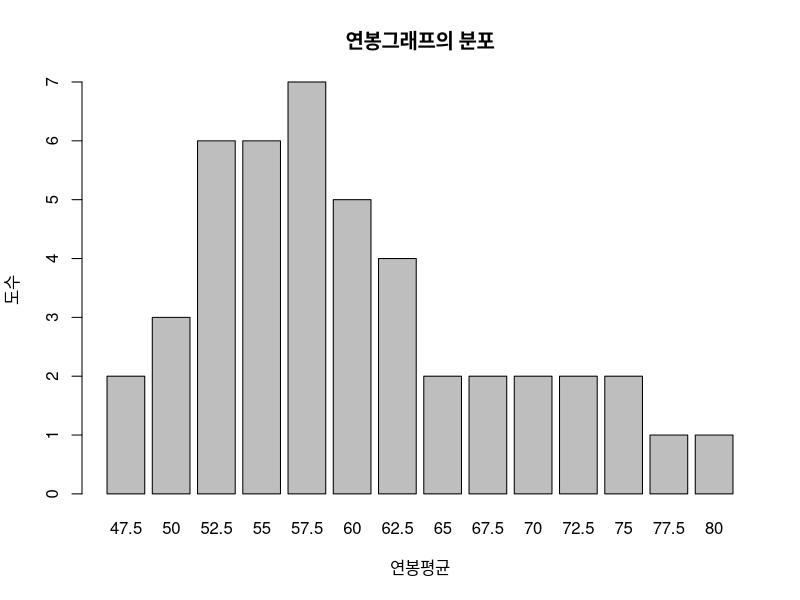
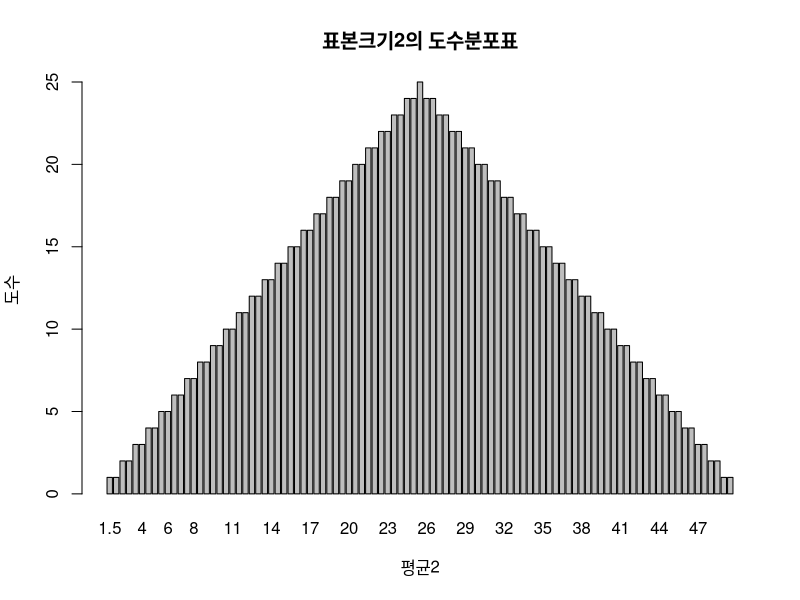
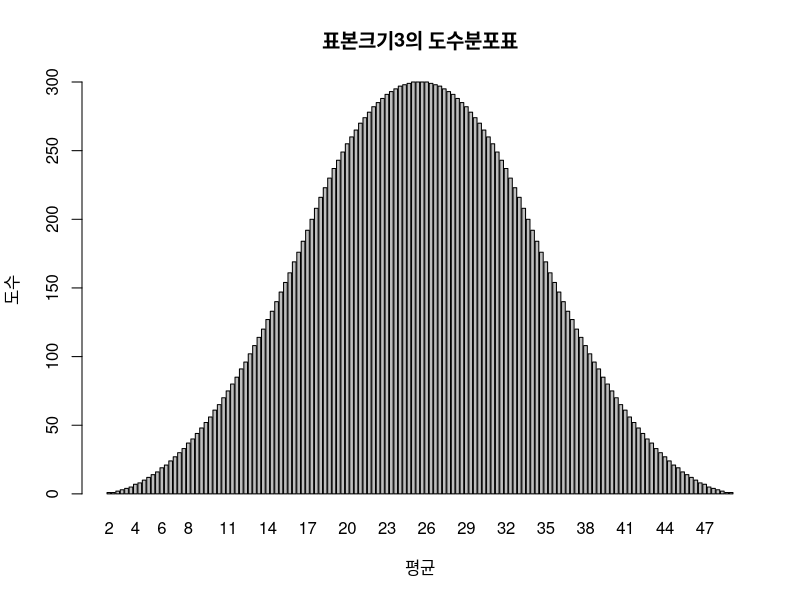
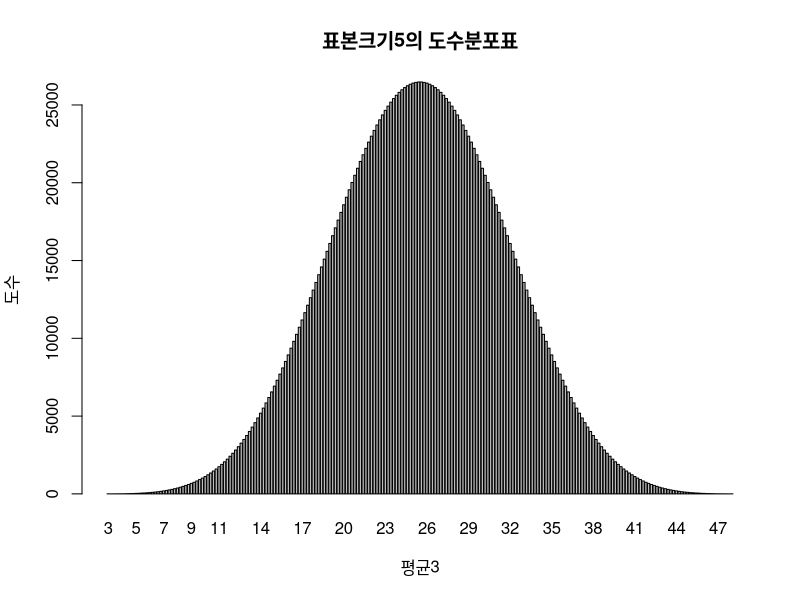

The R source for these figures, in order:
#데이터에서 크기 2인 표본추출
salary=c(45,50,50,55,55,60,60,65,70,90) #연봉데이터
com2=combn(salary,2) #연봉데이터에서 2개씩 선택해서 데이터로 생성,com2에 저장
print(com2)

#표본의 크기2로 추출된 데이터의 평균을 구한 뒤 막대그래프 작성
com2t=t(com2)#데이터의 전치치
z=rowMeans(com2t)#전치된 데이터의 행평균 계산
barplot(table(z),xlab="연봉평균",ylab="도수",main="연봉그래프의 분포")

#표본평균의 기댓값 구하기
meanofz=mean(z) #z의 평균
print(meanofz)

#표본의 크기를 늘려 정규분포에 가까워지는지 확인하기
#sample size=2
data50=c(1:50)#데이터
com2=combn(data50,2)#데이터에서 2개씩 선택하여 데이터 생성
com2t=t(com2)#데이터의 전치
z2=rowMeans(com2t)#전치된 데이터의 행평균 계산
meanofz2=mean(z2)#기댓값을 계산하여 저장
print(meanofz2)
barplot(table(z2),xlab="평균2",ylab="도수",main="표본크기2의 도수분포표")

#sample size=3
com3=combn(data50,3)#데이터에서 3개씩 선택하여 데이터 생성
com3t=t(com3)#데이터의 전치
z3=rowMeans(com3t)#전치된 데이터의 행평균 계산
meanofz3=mean(z3)#기댓값을 계산하여 저장
print(meanofz3)
barplot(table(z3),xlab="평균",ylab="도수", main="표본크기3의 도수분포표")

#sample size=5
com5=combn(data50,5)#데이터에서 5개씩 선택하여 데이터 생성
com5t=t(com5)#데이터의 전치
z5=rowMeans(com5t)#전치된 데이터의 행평균 계산
meanofz5=mean(z5)#기댓값을 계산하여 저장
print(meanofz5)
barplot(table(z5),xlab="평균3",ylab="도수",main="표본크기5의 도수분포표")

#표본추출방법: 단순무작위추출법
sampling=c(1:100)
print(sampling)
sample(x=sampling,size=10)

#표본추출방법: 픙화추출법
install.packages("sampling")
library(sampling)
sam2=strata(data=iris,stratanames=c("Species"),size=c(3,3,3),method='srswor') #iris데이터 사용하여 표본추출, Species픙을 기준으로
sample2=getdata(data=iris,m=sam2) #추출된데이터 저장
print(sample2)
